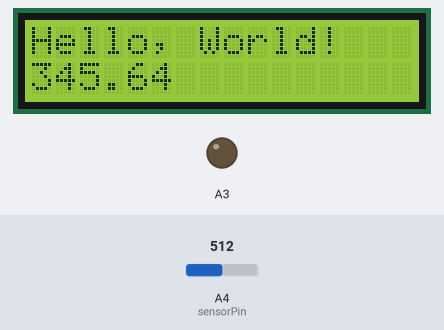
Recording of a sketch running on a simulated Arduino Uno, built with avr-gcc and run on an emulated ATmega328P. On the bench: 16×2 character LCD, output pins drawn as LEDs (lit = HIGH). Inputs (shaded band) come from the test bench; at power-on: A4 (sensorPin) = 512.

Above: at 1.2 s.
1.3 s: A4 (sensorPin) set to 716
At 4.3 s:
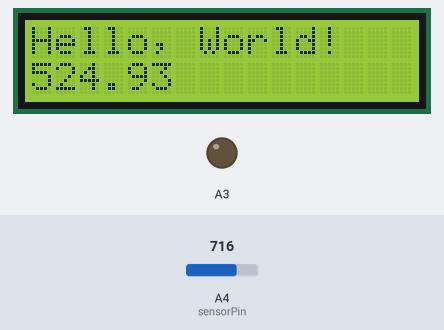
5.2 s: A4 (sensorPin) set to 900
At 6.6 s:
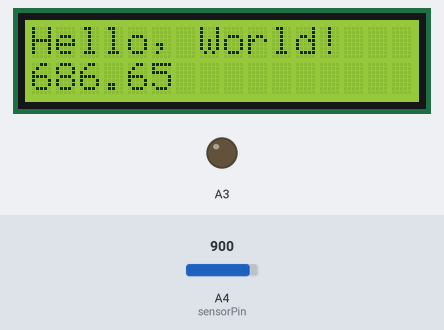
9.1 s: A4 (sensorPin) set to 1023
At 12.4 s:
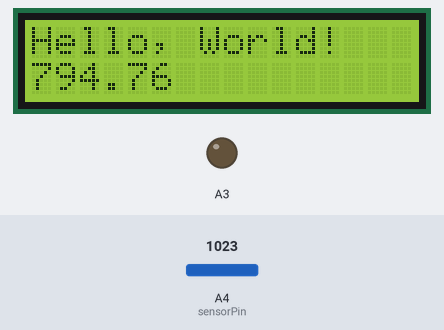
Timing chart, 0 to 13.9 s (numbered marks = the images above; inputs shaded):
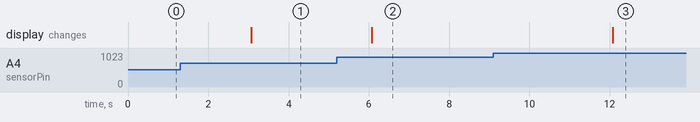

The sketch:

LCD_Print_template.ino
```cpp
#include <LiquidCrystal.h>


  /* Initialize LCD. Begin by assigning LCD inputs to
   * Arduino outputs.
  */
const int rs = 12, en = 11, d4 = 2, d5 = 3, d6 = 4, d7 = 5;
LiquidCrystal lcd(rs, en, d4, d5, d6, d7);
int sensorPin = A4;     /*define sensonPin as variable with value of analog pin 4
                          the resolution is 10 mV / degree centigrade with a
                          500 mV offset to allow for negative temperatures*/

float bVolt = 3.3;


void setup()
{
  // Set the brightness:
  analogWrite(A3, 0);

  // set LCD number of (columns and rows):
  lcd.begin(16, 2);

  // Print a message to the LCD:
  lcd.print("Hello, World!");
}


void loop()
{
    // define reading as the output from the analog pin previously established as sensorPin
  int reading = analogRead(sensorPin);

  // define variable for setting delay time
  int delayPeriod = 500;

  // Define voltage variable as the earlier defined reading variable times 3.3. Float means decimal number.
  float voltage = reading * bVolt;

  voltage /= 1024.0;


  // now print out the temperature
  float temperatureC = (voltage - 0.5) * 100 ;  //converting from 10 mv per degree wit 500 mV offset
                                               //to degrees ((voltage - 500mV) times 100)


  // now convert to Fahrenheit
  float temperatureF = (temperatureC * 9.0 / bVolt) + 32.0;


  /* set the cursor to column 0, line 1
   *  (note: line 1 is the second row, counting begins with 0)
  */
  lcd.setCursor(0, 1);

  // print the number of seconds since reset:
  lcd.print(temperatureF);

  delay (3000);
}
```

Measured:
- after the input at 1.3 s, the display: changes after 1.8 s (image 1)
- after the input at 5.2 s, the display: changes after 0.87 s (image 2)
- after the input at 9.1 s, the display: changes after 3.0 s (image 3)
